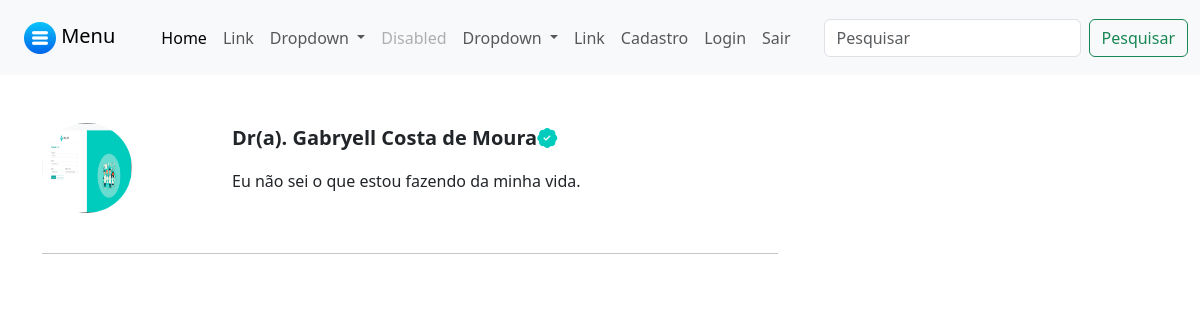
/pacientes/escolher_horario/1/ (signed in), run on an earlier commit of the app's database.
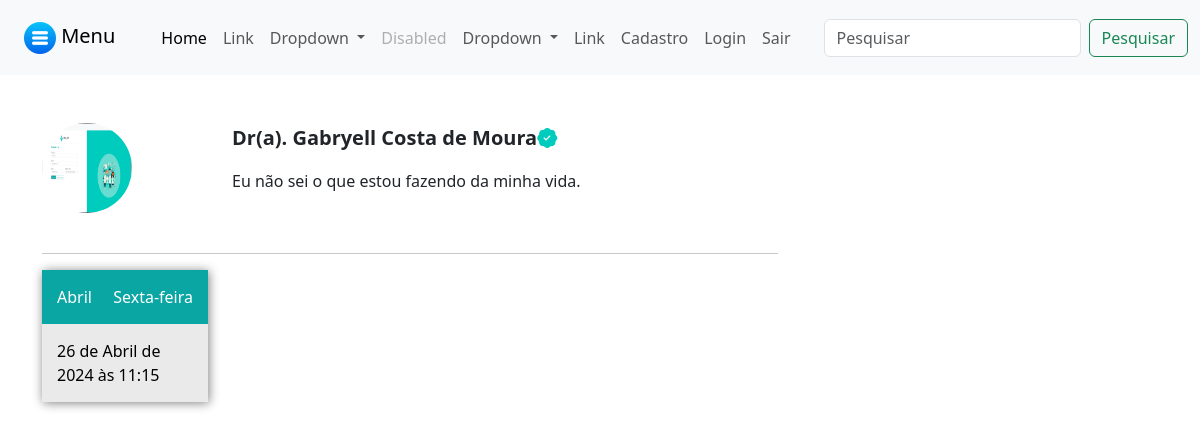
And on a later commit of the database.
### medicos/models.py (models this page shows, shortened)
class DatasAbertas(models.Model):
    data = models.DateTimeField()
    user = models.ForeignKey(User, on_delete=models.DO_NOTHING)
    agendado = models.BooleanField(default=False)

### pacientes/views.py (the view)
# urls.py: path('escolher_horario/<int:id_dados_medicos>/', views.escolher_horario, name="escolher_horario"),
@login_required
def escolher_horario(request, id_dados_medicos):
    if request.method == "GET":
        medico = DadosMedico.objects.get(id=id_dados_medicos)
        datas_abertas = DatasAbertas.objects.filter(user=medico.user).filter(data__gte=datetime.now()).filter(agendado=False)
        return render(request, 'escolher_horario.html', {'medico': medico, 'datas_abertas': datas_abertas})

### pacientes/templates/escolher_horario.html (shortened to what this page needs)
{% extends "base.html" %}
{% load static %}
{% block 'head' %}
    <link rel="stylesheet" href="{% static 'medicos/css/abrir_horario.css' %}">
    <link rel="stylesheet" href="{% static 'usuarios/css/usuarios.css' %}">
    <link rel="stylesheet" href="{% static 'medicos/css/cadastro_medico.css' %}">
    <link rel="stylesheet" href="{% static 'pacientes/css/home.css' %}">
    <link rel="stylesheet" href="https://cdn.jsdelivr.net/npm/bootstrap-icons@1.11.3/font/bootstrap-icons.min.css">
{% endblock 'head' %}
{% block 'body' %}
    <div class="container">
        <br><br>
        <div class="row">
            <div class="col-md-8">
                <div class="row">
                    <div class="col-md-3"><img src="{{medico.foto.url}}" class="foto-perfil-card" alt=""></div>
                    <div class="col-md">
                        <p style="font-size: 20px" class="p-bold">Dr(a). {{medico.nome}}<i class="bi bi-patch-check-fill icon-main"></i></p>
                        <p>{{medico.descricao}}</p>
                    </div>
                </div>
                <br>
                <hr>
                <div class="row">
                    {% for data_aberta in datas_abertas %}
                        <div class="col-md-3">
                            <a class="link" href="{% url 'agendar_horario' data_aberta.id %}">
                                <div class='selecionar-dia'>
                                <div class="header-dias">
                                    <span class="mes">
                                        {{ data_aberta.data|date:"F" }}
                                    </span>
                                    <span class="dia-semana">
                                        {{ data_aberta.data|date:"l" }}
                                    </span>
                                </div>
                                <div class="conteudo-data">
                                    {{data_aberta.data}}
                                </div>
                                </div>
                            </a>
                            <br>
                        </div>
                    {% endfor %}
                </div>
            </div>
            <div class="col-md-4">
            </div>
        </div>
    </div>
{% endblock 'body' %}

What changed in the data, as far as the page shows it:
added DatasAbertas: data "Abril", data "Sexta-feira", data "26 de Abril de 2024 às 11:15"
